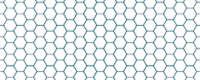
#> input picture apps/gamejam/brackeys/13/assets/kbve/png/hud_bg.png, 200 x 80 px
$ python -i resize.py   (imports and definitions only)
#> lines starting #> are read from the running program, lines starting #| are printed output that depends on the picture
#!/usr/bin/env python3
"""Batch-resize images to 64x64 PNG with transparency preserved.

Usage:
    1. Drop source images into the `input/` folder (next to this script).
    2. Run:  python resize.py
    3. Resized 64x64 PNGs appear in the `output/` folder.

Supports PNG, JPG, JPEG, BMP, GIF, TIFF, and WEBP.
Non-RGBA images are converted to RGBA so the output always has an alpha channel.
"""

import sys
from pathlib import Path

try:
    from PIL import Image
except ImportError:
    print("Pillow is required.  Install it with:  pip install Pillow")
    sys.exit(1)

SUPPORTED_EXTENSIONS = {".png", ".jpg", ".jpeg", ".bmp", ".gif", ".tiff", ".tif", ".webp"}
TARGET_SIZE = (64, 64)

def resize_image(src: Path, dst: Path) -> None:
#> called with dst = 'out.png'
    with Image.open(src) as img:
#> img is the input picture: PIL image 200x80 RGBA; mean R, G, B, A 9, 52.2, 65, 31
        img = img.convert("RGBA")

        # Auto-trim transparent dead space
        bbox = img.getbbox()
#> bbox = (0, 0, 200, 80)
        if bbox:
            img = img.crop(bbox)

        img = img.resize(TARGET_SIZE, Image.LANCZOS)
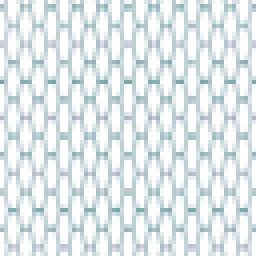
#> img: PIL image 64x64 RGBA (shown 4 times larger); mean R, G, B, A 13.3, 59.1, 72.9, 33.6; transparent parts drawn white
#> (the run stopped early here; a loop or call above may not have finished)
